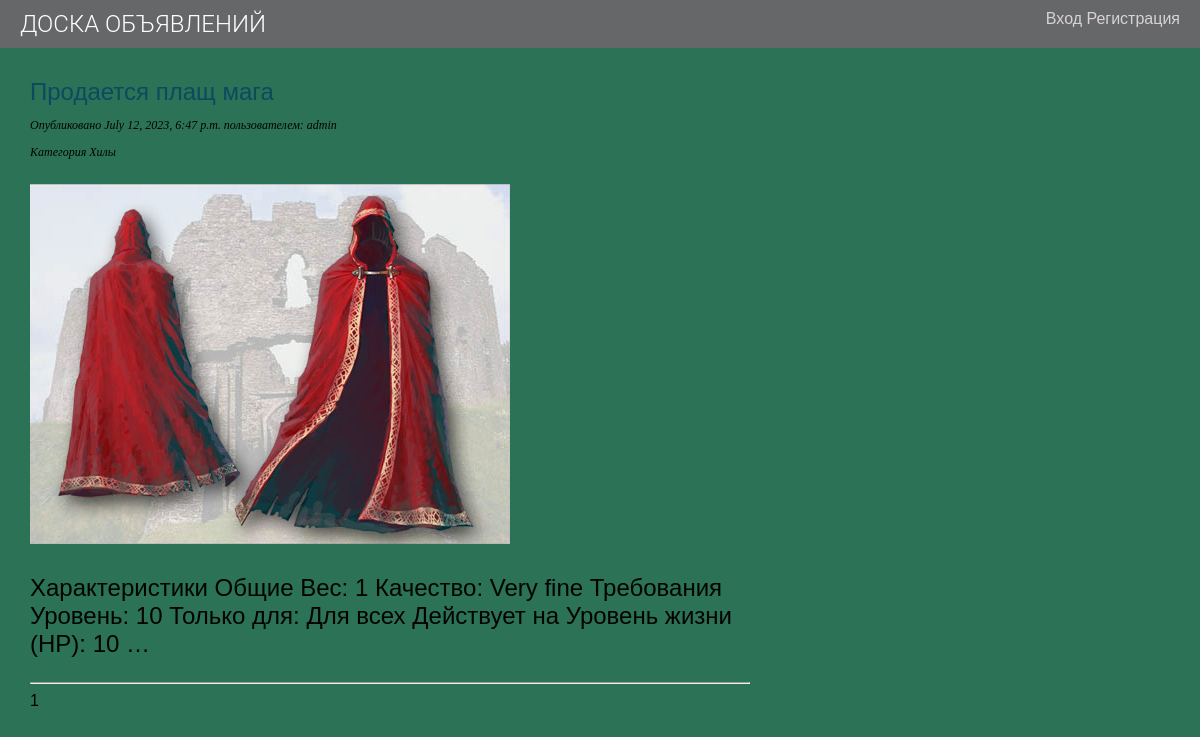
The app's page /category/2/ with its own data.
### board/models.py (models this page shows, shortened)
class Announcement(models.Model):
    title = models.CharField(max_length=250)
    author = models.ForeignKey(User, on_delete=models.CASCADE, related_name='person')
    text = models.TextField()
    image = models.ImageField(blank=True, upload_to='images/%Y/%m/%d/')
    url = models.URLField(blank=True)
    publish = models.DateTimeField(default=timezone.now)
    created = models.DateTimeField(auto_now_add=True)
    updated = models.DateTimeField(auto_now=True)
    category = models.ForeignKey('Category', on_delete=models.PROTECT, null=True, verbose_name='Категория',
                                 related_name='cats')
    class Meta:
        ordering = ['-publish']
        indexes = [models.Index(fields=['-publish'])]
    def get_absolute_url(self):
        return reverse('board:announcement_detail',
                       args=[str(self.id)])

class Category(models.Model):
    name = models.CharField(max_length=200)
    class Meta:
        ordering = ['name']
        indexes = [
            models.Index(fields=['name'])
        ]
        verbose_name = 'category'
        verbose_name_plural = 'categories'
    def __str__(self):
        return self.name

### board/views.py (the view)
# urls.py: path('category/<int:pk>/', PostCategory.as_view(), name='category'),
class PostCategory(DataMixin, ListView):
    model = Announcement
    template_name = 'announcement/list.html'
    context_object_name = 'announcements'
    paginate_by = 4
    def get_queryset(self):
        self.category = get_object_or_404(Category, id=self.kwargs['pk'])
        queryset = Announcement.objects.filter(category=self.category).select_related('category')
        return queryset
    def get_context_data(self, **kwargs):
        context = super().get_context_data(**kwargs)
        context['category'] = self.category
        return context

### board/templates/announcement/list.html (shortened to what this page needs)
{% extends "default.html" %}
{% block content %}
{% for announcement in announcements %}
    <h2>
      <a href="{{ announcement.get_absolute_url }}">
        {{ announcement.title }}
      </a>
     <p class="date">
    Опубликовано {{ announcement.publish }} пользователем: {{ announcement.author }}</p>
    <p class="date">
    Категория {{ announcement.category }}
     </p>
  {% if announcement.image %}
    <p><img src="{{ announcement.image.url }}"></p>
{% endif %}
        <p>
    {{ announcement.text|truncatewords:20 }}
            </p>
    </h2>
    <hr>
    {% endfor %}
   {{ page_obj.number }}
{% endblock %}

### board/static/style.css (style rules this page uses)
body { margin: 0; padding: 0; font-family: helvetica, sans-serif; background-color: rgb(43, 114, 87); }
a { color: rgb(9, 76, 96); text-decoration: none; }
h2 { font-weight: normal; margin: 30px 0 0; }
p { color: #030303; }
p.date { color: #030303; font-family: georgia, serif; font-size: 12px; font-style: italic; }

### records on screen
Announcement: title "Продается плащ мага", publish "July 12, 2023, 6:47 p.m.", author "admin", category "Хилы", image (picture), text "Характеристики Общие Вес: 1 Качество: Very fine Требования Уровень: 10 Только для: Для всех Действует на Уровень жизни (HP): 10 …"

### other values on screen
{{ page_obj.number }} "1"
